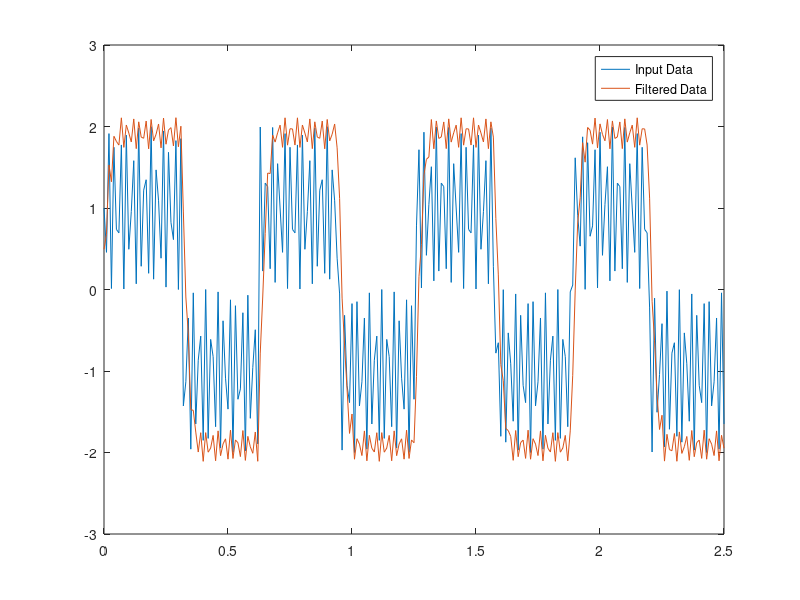

MATLAB code to generate this figure:
clc;
clf;
 
b = [0.492849103426248769110884495603386312723                                                        
0.451209836778999062723016777454176917672                                                        
0.379955923374734438890953924783389084041                                                        
0.279501125978464604049378294803318567574                                                        
0.160282730113998933552110770506260450929                                                        
0.054076264267107258809641479047058965079                                                        
0.099152082026346927134952125015843193978                                                        
                                      ]'
%t = linspace(-pi,pi,100);
t=0:0.01:2.5;
rng default  %initialize random number generator
x = square(10*t) + sin(1000*t) 


y = filter(b,1,x);
fig1 = figure(1);
plot(t,x)
hold on
plot(t,y)
legend('Input Data','Filtered Data')